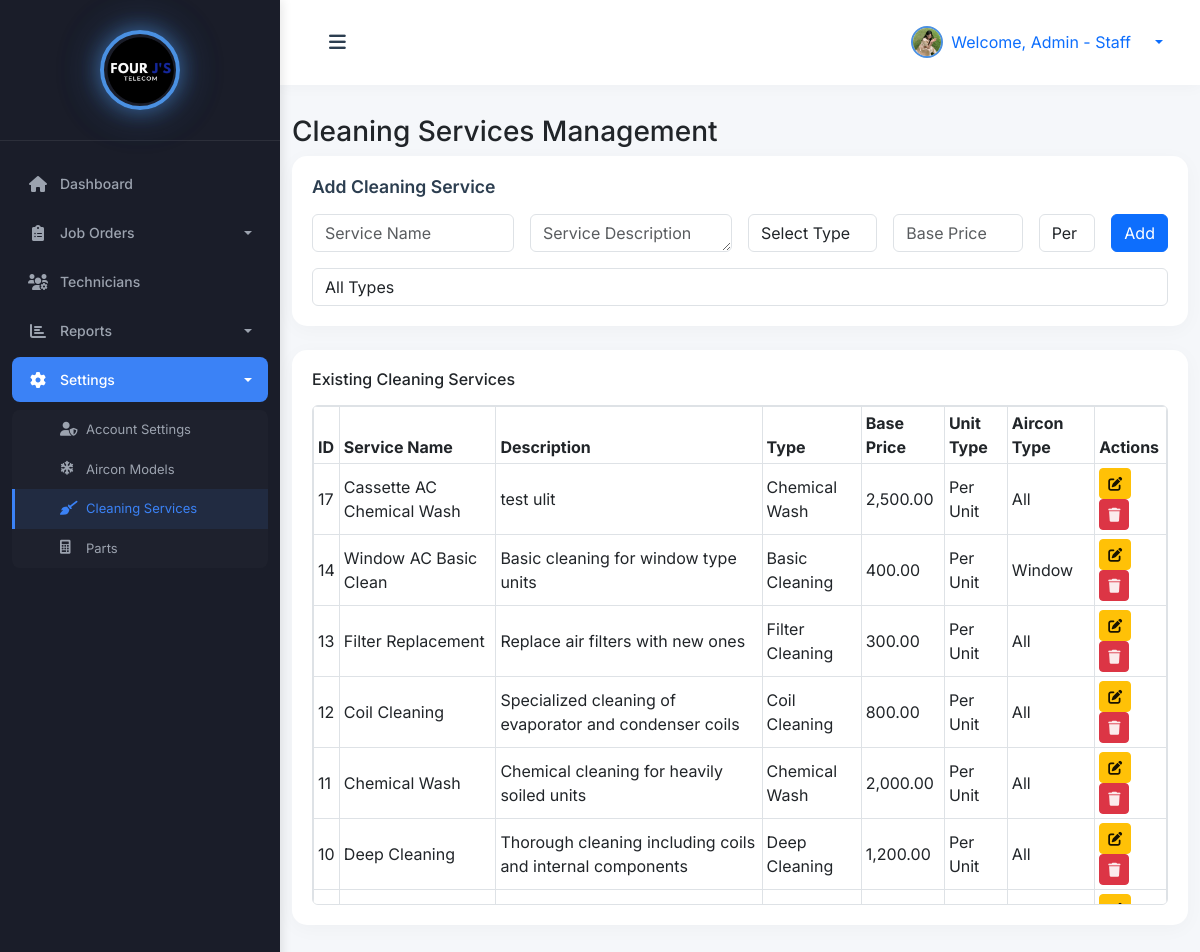
The page /admin/cleaning_services.php (signed in) on the database its author committed.
### tables this page shows
CREATE TABLE `cleaning_services` (
  `id` int(11) NOT NULL,
  `service_name` varchar(255) NOT NULL,
  `service_description` text DEFAULT NULL,
  `service_type` enum('basic_cleaning','deep_cleaning','chemical_wash','coil_cleaning','filter_cleaning') NOT NULL,
  `base_price` decimal(10,2) NOT NULL,
  `unit_type` enum('per_unit','per_hour','per_service') DEFAULT 'per_unit',
  `aircon_type` enum('window','split','cassette','floor_standing','all') DEFAULT 'all',
  `created_at` timestamp NOT NULL DEFAULT current_timestamp(),
  `updated_at` timestamp NOT NULL DEFAULT current_timestamp() ON UPDATE current_timestamp()
);

### admin/cleaning_services.php (the view, shortened to what this page needs)
<?php
try {
    $pdo = new PDO("mysql:host=" . DB_HOST . ";dbname=" . DB_NAME, DB_USER, DB_PASS);
    $pdo->setAttribute(PDO::ATTR_ERRMODE, PDO::ERRMODE_EXCEPTION);
    $admin = null;
    if (isset($_SESSION['user_id'])) {
        $stmt = $pdo->prepare("SELECT * FROM admins WHERE id = ?");
        $stmt->execute([$_SESSION['user_id']]);
        $admin = $stmt->fetch(PDO::FETCH_ASSOC);
    }
    $stmt = $pdo->query("SELECT * FROM cleaning_services ORDER BY id DESC");
    $cleaningServices = $stmt->fetchAll(PDO::FETCH_ASSOC);
} catch (PDOException $e) {
    die("Database error: " . $e->getMessage());
}
require_once 'includes/header.php';
?>
<body></body>
 <div class="wrapper">
        <?php
        require_once 'includes/sidebar.php';
        ?>
        <div id="content">
            <nav class="navbar navbar-expand-lg navbar-light bg-white">
                <div class="container-fluid">
                    <button type="button" id="sidebarCollapse" class="btn">
                        <i class="fas fa-bars"></i>
                    </button>
                    <div class="ms-auto d-flex align-items-center">
                        <div class="dropdown">
                            <a class="d-flex align-items-center text-decoration-none dropdown-toggle" href="#" id="userDropdown" role="button" data-bs-toggle="dropdown">
                                <img src="<?= !empty($admin['profile_picture']) ? '../' . htmlspecialchars($admin['profile_picture']) : 'https://ui-avatars.com/api/?name=' . urlencode($admin['name'] ?: 'Admin') . '&background=1a237e&color=fff' ?>"
                                     alt="Admin"
                                     class="rounded-circle me-2"
                                     width="32"
                                     height="32"
                                     style="object-fit: cover; border: 2px solid #4A90E2;">
                                <span class="me-3">Welcome, <?= htmlspecialchars($admin['name'] ?: 'Admin') ?></span>
                            </a>
                        </div>
                    </div>
                </div>
            </nav>
<div class="container mt-4">
    <h3>Cleaning Services Management</h3>
    <div class="card mb-4">
        <div class="card-body">
            <h5 class="card-title mb-3">Add Cleaning Service</h5>
            <form method="post" class="row g-3">
                <div class="col-md-3">
                    <input type="text" name="service_name" class="form-control" placeholder="Service Name" required>
                </div>
                <div class="col-md-3">
                    <textarea name="service_description" class="form-control" placeholder="Service Description" rows="1" required></textarea>
                </div>
                <div class="col-md-2">
                    <select name="service_type" class="form-control" required>
                        <option value="">Select Type</option>
                    </select>
                </div>
                <div class="col-md-2">
                    <input type="number" name="base_price" class="form-control" placeholder="Base Price" step="0.01" min="0" required>
                </div>
                <div class="col-md-1">
                    <select name="unit_type" class="form-control" required>
                        <option value="per_unit">Per Unit</option>
                    </select>
                </div>
                <div class="col-md-1">
                    <button type="submit" class="btn btn-primary w-100">Add</button>
                </div>
                <div class="col-md-12">
                    <select name="aircon_type" class="form-control" required>
                        <option value="all">All Types</option>
                    </select>
                </div>
            </form>
        </div>
    </div>
    <div class="card">
        <div class="card-body">
            <h6 class="mb-3">Existing Cleaning Services</h6>
            <div class="table-wrapper" style="max-height: 500px; overflow-y: auto; border: 1px solid #dee2e6; border-radius: 0.375rem;">
                <div class="table-responsive">
                    <table class="table table-bordered table-sm align-middle mb-0">
                    <thead>
                        <tr>
                            <th>ID</th>
                            <th>Service Name</th>
                            <th>Description</th>
                            <th>Type</th>
                            <th>Base Price</th>
                            <th>Unit Type</th>
                            <th>Aircon Type</th>
                            <th>Actions</th>
                        </tr>
                    </thead>
                    <tbody>
                        <?php if (count($cleaningServices)): ?>
                            <?php foreach ($cleaningServices as $service): ?>
                                <tr>
                                    <td><?= htmlspecialchars($service['id']) ?></td>
                                    <td><?= htmlspecialchars($service['service_name']) ?></td>
                                    <td><?= htmlspecialchars($service['service_description']) ?></td>
                                    <td><?= htmlspecialchars(ucwords(str_replace('_', ' ', $service['service_type']))) ?></td>
                                    <td><?= htmlspecialchars(number_format($service['base_price'], 2)) ?></td>
                                    <td><?= htmlspecialchars(ucwords(str_replace('_', ' ', $service['unit_type']))) ?></td>
                                    <td><?= htmlspecialchars(ucwords(str_replace('_', ' ', $service['aircon_type']))) ?></td>
                                    <td>
                                        <button type="button" class="btn btn-sm btn-warning" data-bs-toggle="modal" data-bs-target="#editModal_<?= $service['id'] ?>" title="Edit">
                                            <i class="fas fa-edit"></i>
                                        </button>
                                        <button type="button" class="btn btn-sm btn-danger" title="Delete" onclick="confirmDelete(<?= $service['id'] ?>)">
                                            <i class="fas fa-trash"></i>
                                        </button>
                                    </td>
                                </tr>
                            <?php endforeach; ?>
                        <?php else: ?>
                            <tr><td colspan="8" class="text-center">No cleaning services found.</td></tr>
                        <?php endif; ?>
                    </tbody>
                    </table>
                </div>
            </div>
        </div>
    </div>
</div>
</body>
</html>

### css/style.css (style rules this page uses)
:root { --primary-blue: #4A90E2; --secondary-blue: #5C9CE6; --light-blue: #E8F1FC; --hover-blue: #357ABD; --text-blue: #2C3E50; --success: #2ECC71; --warning: #F1C40F; --danger: #E74C3C; --info: #3498DB; --pastel-purple: #B39DDB; --pastel-pink: #F8BBD0; --pastel-green: #A5D6A7; --pastel-orange: #FFCC80; --card-1: #4A90E2; --card-2: #2ECC71; --card-3: #F1C40F; --card-4: #E74C3C; --sidebar-bg: #2C3E50; --sidebar-header: #1A252F; --sidebar-hover: #34495E; --sidebar-active: #3498DB; }
body { font-family: 'Inter', -apple-system, BlinkMacSystemFont, 'Segoe UI', Roboto, sans-serif; background: #F5F7FA; }
.dropdown-toggle::after { margin-left: 8px; }
.wrapper { display: flex; width: 100%; align-items: stretch; }
#content { margin-left: 280px; min-height: 100vh; transition: all 0.3s ease; background: #F5F7FA; padding: 0; width: calc(100% - 280px); }
@media (min-width: 769px) { #content { margin-left: 280px; width: calc(100% - 280px); } }
@media (min-width: 769px) { #sidebarCollapse { display: block !important; } }
.card { border-radius: 15px; box-shadow: 0 4px 20px rgba(0, 0, 0, 0.03); margin-bottom: 25px; border: none; transition: transform 0.3s ease, box-shadow 0.3s ease; }
.card-body { padding: 1.75rem; }
.card-title { margin-bottom: 1.5rem; font-weight: 600; color: var(--text-blue); font-size: 1.1rem; }
.card i { opacity: 0.9; transition: transform 0.3s ease; }
.navbar { padding: 20px 25px; background: #fff; border: none; border-radius: 0; margin-bottom: 30px; box-shadow: 0 2px 15px rgba(0, 0, 0, 0.03); }
#sidebarCollapse { background: transparent; border: none; color: var(--text-blue); font-size: 1.2rem; padding: 8px 12px; border-radius: 8px; transition: all 0.3s; }

### admin/includes/header.php (style rules this page uses)
.card { height: 100%; margin-bottom: 1rem; }
.card-body { padding: 1.25rem; }
#userDropdown { transition: all 0.2s ease; }
#userDropdown img { border: 2px solid #4A90E2; transition: all 0.2s ease; }

### rows shown on the page
cleaning_services: id "17", service_name "Cassette AC Chemical Wash", service_description "test ulit", service_type "Chemical Wash", base_price "2,500.00", unit_type "Per Unit", aircon_type "All"
cleaning_services: id "14", service_name "Window AC Basic Clean", service_description "Basic cleaning for window type units", service_type "Basic Cleaning", base_price "400.00", unit_type "Per Unit", aircon_type "Window"
cleaning_services: id "13", service_name "Filter Replacement", service_description "Replace air filters with new ones", service_type "Filter Cleaning", base_price "300.00", unit_type "Per Unit", aircon_type "All"
cleaning_services: id "12", service_name "Coil Cleaning", service_description "Specialized cleaning of evaporator and condenser coils", service_type "Coil Cleaning", base_price "800.00", unit_type "Per Unit", aircon_type "All"
cleaning_services: id "11", service_name "Chemical Wash", service_description "Chemical cleaning for heavily soiled units", service_type "Chemical Wash", base_price "2,000.00", unit_type "Per Unit", aircon_type "All"
cleaning_services: id "10", service_name "Deep Cleaning", service_description "Thorough cleaning including coils and internal components", service_type "Deep Cleaning", base_price "1,200.00", unit_type "Per Unit", aircon_type "All"

### other values the page prints
$admin['name'] ?: 'Admin' "Admin - Staff"
